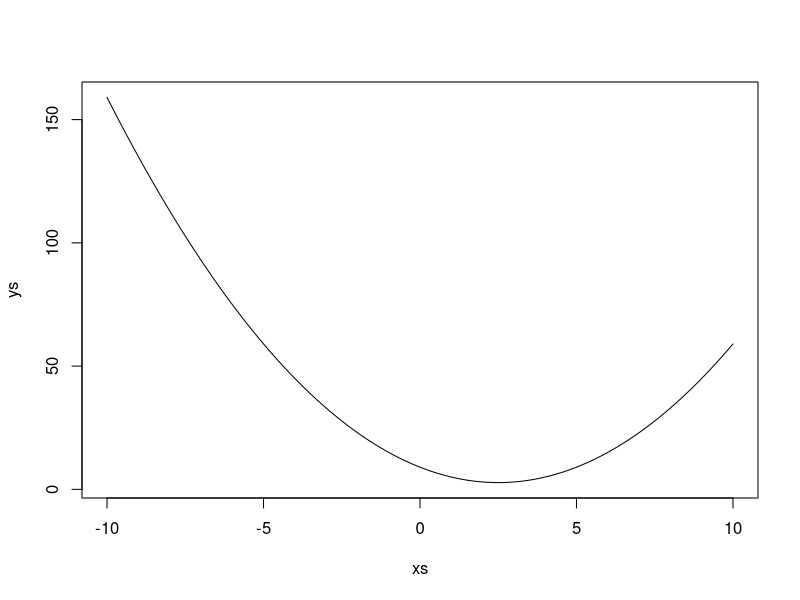
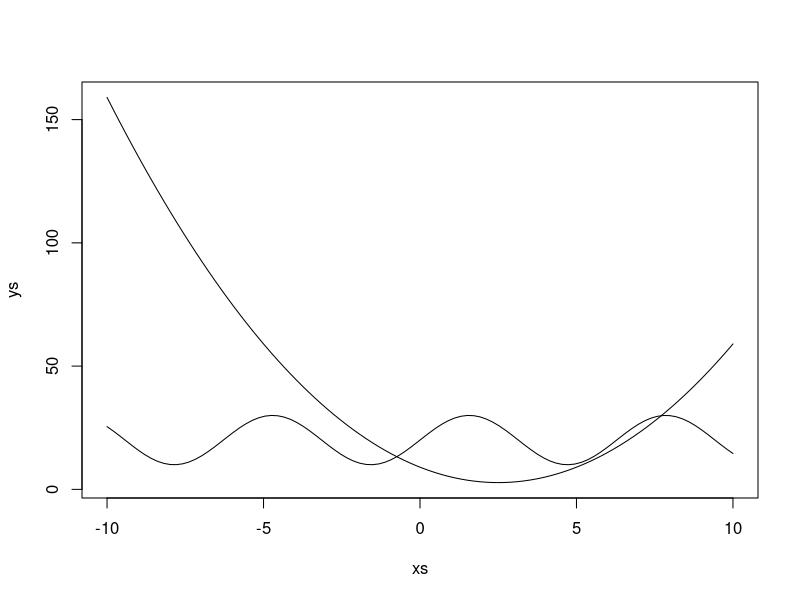

Recreate these plots in R, in order.
## ---- chunk 1
xs <- seq(-10,10,length.out=100)   # 100 values from x=-10 to x=10
ys <- xs^2 - 5*xs + 9              # compute all corresponding ys
plot( xs, ys, type='l' )
## ---- chunk 2
ys2 <- 10*sin(xs) + 20             # ys for the formula y=10sin(x)+20
plot( xs, ys, type='l' )           # make the original plot
lines( xs, ys2 )                   # add the second plot to it
